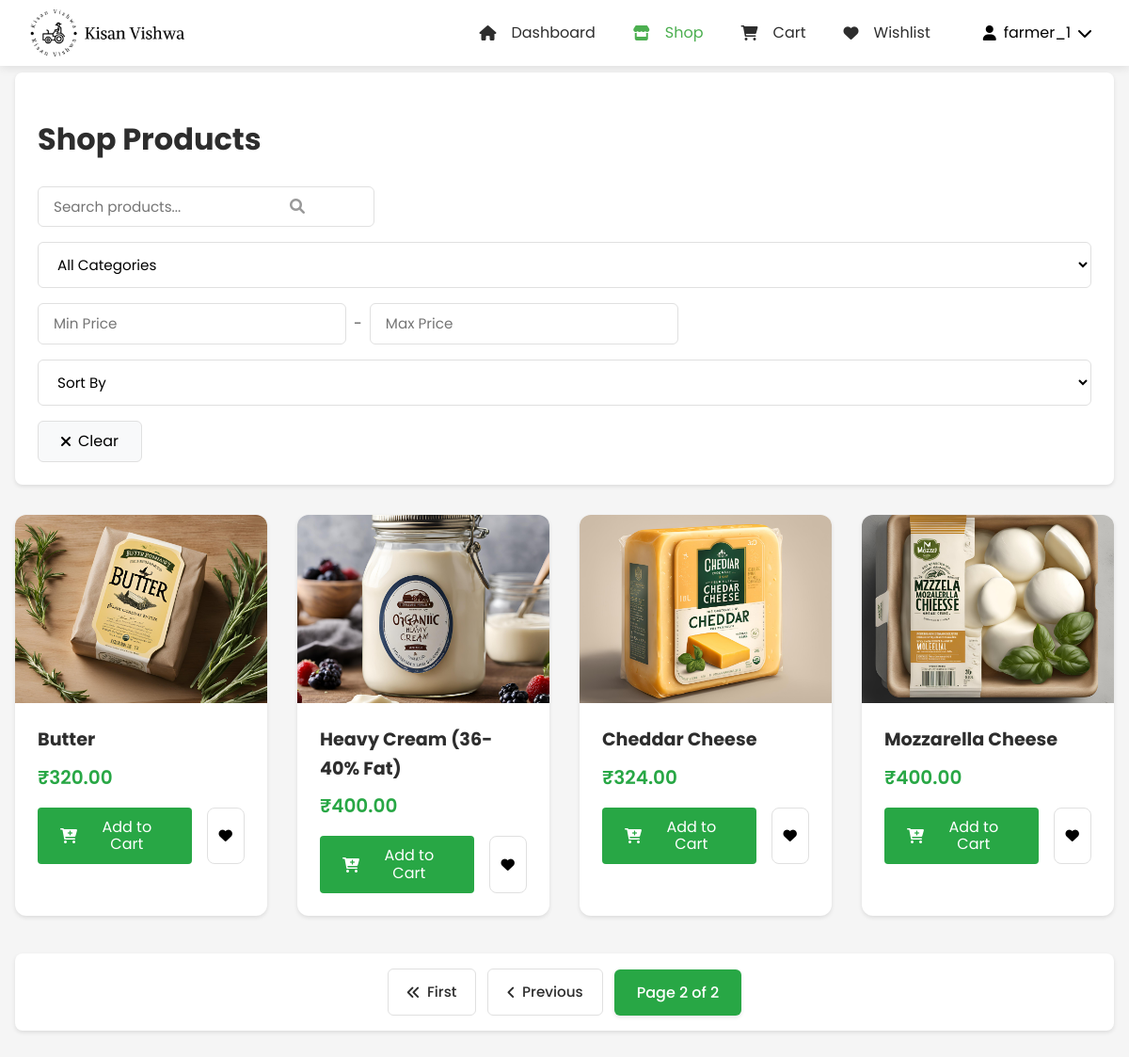
Before: /customer/shop/?page=2 (signed in) with the older database file.
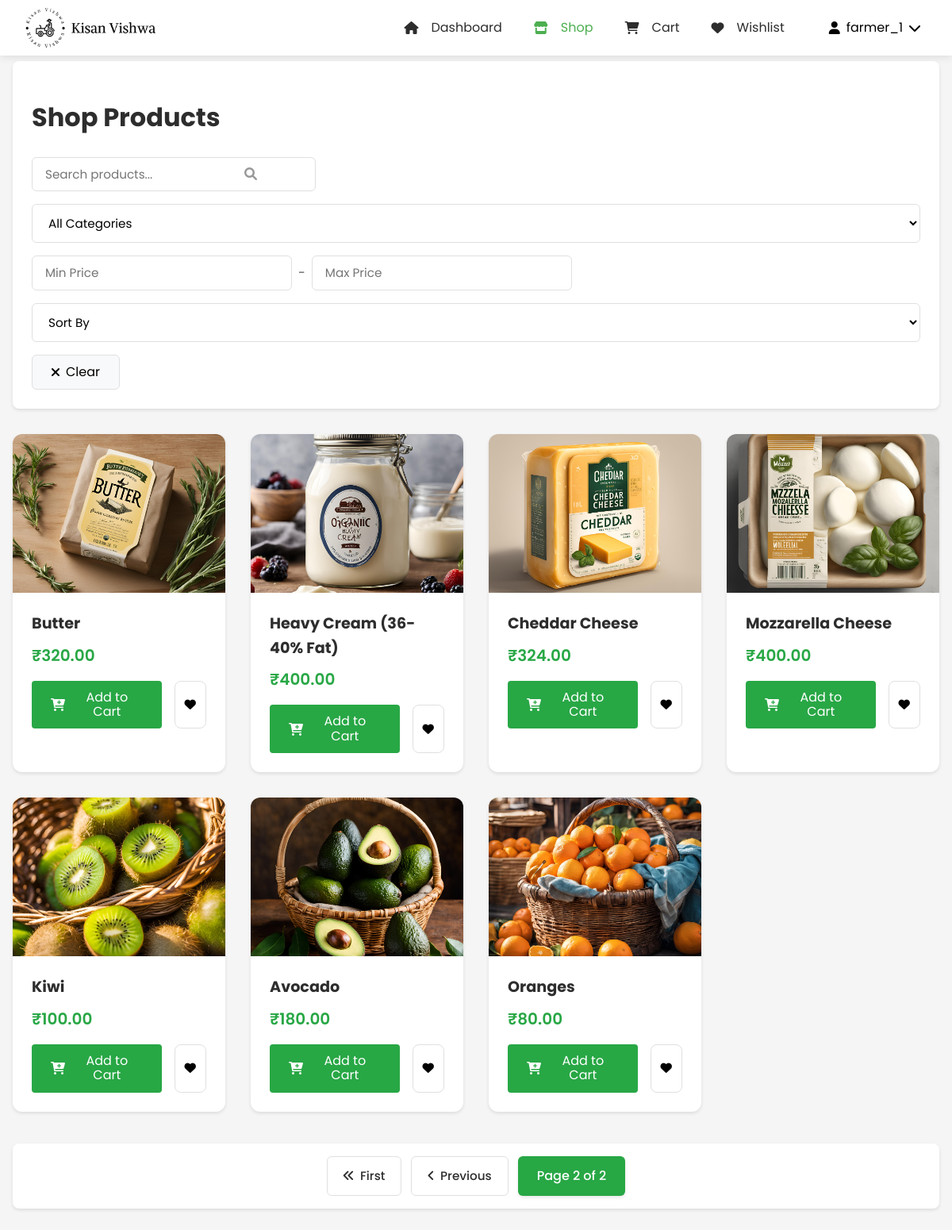
After: the same page with the newer database file.
### product_app/models.py (models this page shows, shortened)
class Product(models.Model):
    CATEGORY_CHOICES = [
        ('vegetables', 'Vegetables'),
        ('fruits', 'Fruits'),
        ('grains', 'Grains'),
        ('dairy', 'Dairy'),
        ('tools', 'Tools & Equipment'),
        ('seeds', 'Seeds & Saplings'),
        ('pesticides', 'Pesticides & Fertilizers'),
        ('organic', 'Organic Products'),
        ('livestock', 'Livestock & Feed'),
        ('other', 'Other')
    ]
    name = models.CharField(max_length=200)
    category = models.CharField(max_length=100, choices=CATEGORY_CHOICES, default='other')
    price = models.DecimalField(max_digits=10, decimal_places=2)
    quantity = models.IntegerField()
    description = models.TextField()
    image = models.ImageField(
        upload_to='products/',
        null=True,
        blank=True
    )
    farmer = models.ForeignKey(User, on_delete=models.CASCADE)
    created_at = models.DateTimeField(auto_now_add=True)
    updated_at = models.DateTimeField(auto_now=True)
    is_featured = models.BooleanField(default=False)
    is_deleted = models.BooleanField(default=False)
    def get_image_url(self):
        if self.image and hasattr(self.image, 'url'):
            return self.image.url
        return static('images/default_product.jpg')

### customer_app/views.py (the view)
# urls.py: path('shop/', views.shop, name='shop'),
@login_required
def shop(request):
    products = Product.objects.filter(is_deleted=False)
    search_query = request.GET.get('search')
    if search_query:
        products = products.filter(
            Q(name__icontains=search_query) |
            Q(description__icontains=search_query) |
            Q(category__icontains=search_query)
        )
    categories = dict(Product.CATEGORY_CHOICES)
    category = request.GET.get('category')
    if category and category != 'all':
        products = products.filter(category=category)
    min_price = request.GET.get('min_price')
    max_price = request.GET.get('max_price')
    if min_price:
        products = products.filter(price__gte=min_price)
    if max_price:
        products = products.filter(price__lte=max_price)
    sort_by = request.GET.get('sort', 'default')
    if sort_by == 'price_low':
        products = products.order_by('price')
    elif sort_by == 'price_high':
        products = products.order_by('-price')
    elif sort_by == 'newest':
        products = products.order_by('-created_at')
    paginator = Paginator(products, 12)  # Show 12 products per page
    page = request.GET.get('page')
    products = paginator.get_page(page)
    wishlist_products = Product.objects.filter(wishlist__user=request.user)
    context = {
        'products': products,
        'categories': categories,
        'current_category': category,
        'current_sort': sort_by,
        'wishlist_products': wishlist_products,
        'min_price': min_price,
        'max_price': max_price
    }
    return render(request, 'customer_app/shop.html', context)

### customer_app/context_processors.py (called while the page is built, shortened)
def wishlist_and_cart_counts(request):
    if request.user.is_authenticated:
        cart_items = CartItem.objects.filter(user=request.user).select_related('product')
        wishlist_items = Wishlist.objects.filter(user=request.user)
        return {
            'cart_items_count': cart_items.count(),
            'cart_total': sum(item.total_price for item in cart_items),
            'wishlist_count': wishlist_items.count(),
            'wishlist_product_ids': set(item.product_id for item in wishlist_items)
        }

def wishlist_status(request):
    if request.user.is_authenticated:
        wishlist_items = Wishlist.objects.filter(user=request.user).select_related('product')
        return {
            'wishlist_product_ids': set(item.product.id for item in wishlist_items),
            'wishlist_products': [item.product for item in wishlist_items]
        }
    return {
        'wishlist_product_ids': set(),
        'wishlist_products': []
    }

def product_categories(request):
    CATEGORY_ICONS = {
        'vegetables': 'fa-carrot',
        'fruits': 'fa-apple-alt',
        'grains': 'fa-wheat',
        'dairy': 'fa-cheese',
        'tools': 'fa-tools',
        'seeds': 'fa-seedling',
        'pesticides': 'fa-spray-can',
        'organic': 'fa-leaf',
        'livestock': 'fa-cow',
        'other': 'fa-box'
    }
    return {
        'PRODUCT_CATEGORIES': Product.CATEGORY_CHOICES,
        'CATEGORY_ICONS': CATEGORY_ICONS
    }

### product_app/templatetags/custom_filters.py (called while the page is built)
@register.filter(name='get_item')
def get_item(dictionary, key):
    return dictionary.get(key, '')

### customer_app/templates/customer_app/shop.html (shortened to what this page needs)
{% load static %}
{% load custom_filters %}
<!DOCTYPE html>
<html lang="en">
<head>
    <link rel="stylesheet" href="https://cdnjs.cloudflare.com/ajax/libs/normalize/8.0.1/normalize.min.css">
    <link rel="stylesheet" href="https://cdnjs.cloudflare.com/ajax/libs/font-awesome/6.0.0/css/all.min.css">
    <link rel="stylesheet" type="text/css" href="{% static 'css/CustomerNavBar.css' %}">
    <link rel="stylesheet" type="text/css" href="{% static 'css/customerdesign.css' %}">
    <link rel="stylesheet" type="text/css" href="{% static 'css/shop.css' %}">
</head>
<body>
    {% include 'NavBar/CustomerNavBar.html' %}
    <main class="shop-container">
        <div class="shop-header">
            <h1>Shop Products</h1>
            <div class="filter-container">
                <div class="shop-search-bar">
                    <i class="fas fa-search search-icon"></i>
                    <input type="text"
                           id="searchInput"
                           placeholder="Search products..."
                           value="{{ search_query|default:'' }}"
                           autocomplete="off">
                </div>
                <select id="categoryFilter" class="filter-select">
                    <option value="">All Categories</option>
                </select>
                <div class="price-range">
                    <input type="number"
                           id="minPrice"
                           placeholder="Min Price"
                           value="{{ min_price|default:'' }}"
                           step="10"
                           min="0"
                           class="price-input">
                    <span>-</span>
                    <input type="number"
                           id="maxPrice"
                           placeholder="Max Price"
                           value="{{ max_price|default:'' }}"
                           step="10"
                           min="0"
                           class="price-input">
                </div>
                <select id="sortFilter" class="filter-select">
                    <option value="default">Sort By</option>
                </select>
                <button id="clearFilters" class="clear-filters-btn">
                    <i class="fas fa-times"></i> Clear
                </button>
            </div>
        </div>
        <div class="products-grid">
            {% for product in products %}
            <div class="product-card" data-product-id="{{ product.id }}">
                <div class="product-image">
                    <img src="{{ product.get_image_url }}" alt="{{ product.name }}" loading="lazy">
                </div>
                <div class="product-details">
                    <h3>{{ product.name }}</h3>
                    <p class="product-price">₹{{ product.price }}</p>
                    <div class="product-actions">
                        <button class="add-to-cart-btn"
                                onclick="addToCart('{{ product.id }}', this)"
                                data-product-id="{{ product.id }}">
                            <i class="fas fa-cart-plus"></i> Add to Cart
                        </button>
                        <button class="add-to-wishlist" onclick="toggleWishlist('{{ product.id }}')" aria-label="Add to wishlist">
                            <i class="fas fa-heart {% if product in wishlist_products %}active{% endif %}"></i>
                        </button>
                    </div>
                </div>
            </div>
            {% endfor %}
        </div>
        <div class="pagination">
            {% if products.has_previous %}
                <a href="?page=1" class="pagination-link">
                    <i class="fas fa-angle-double-left"></i> First
                </a>
                <a href="?page={{ products.previous_page_number }}" class="pagination-link">
                    <i class="fas fa-angle-left"></i> Previous
                </a>
            {% endif %}
            <span class="current-page">
                Page {{ products.number }} of {{ products.paginator.num_pages }}
            </span>
        </div>
    </main>
</body>
</html>

### templates/NavBar/CustomerNavBar.html (shortened to what this page needs)
{% load static %}
<header class="site-header">
    <div class="header-container">
        <div class="brand">
            <a href="{% url 'customer_dashboard' %}" class="logo">
                <img src="{% static 'images/kisan_vishwa_logo.png' %}" alt="Kisan Vishwa Logo">
            </a>
        </div>
        <nav class="main-nav">
            <ul class="nav-list">
                <li>
                    <a href="{% url 'customer_dashboard' %}" class="nav-item {% if request.resolver_match.url_name == 'customer_dashboard' %}active{% endif %}">
                        <i class="fas fa-home"></i>
                        <span>Dashboard</span>
                    </a>
                </li>
                <li>
                    <a href="{% url 'shop' %}" class="nav-item {% if request.resolver_match.url_name == 'shop' %}active{% endif %}">
                        <i class="fas fa-store"></i>
                        <span>Shop</span>
                    </a>
                </li>
                <li>
                    <a href="{% url 'customer_cart' %}" class="nav-item {% if request.resolver_match.url_name == 'customer_cart' %}active{% endif %}">
                        <i class="fas fa-shopping-cart"></i>
                        <span>Cart</span>
                    </a>
                </li>
                <li>
                    <a href="{% url 'customer_wishlist' %}" class="nav-item {% if request.resolver_match.url_name == 'customer_wishlist' %}active{% endif %}">
                        <i class="fas fa-heart"></i>
                        <span>Wishlist</span>
                    </a>
                </li>
            </ul>
            <div class="user-menu">
                <button class="user-menu-toggle">
                    <div class="user-info">
                        {% if user.customer_profile.profile_picture %}
                            <img src="{{ user.customer_profile.profile_picture.url }}" alt="" class="user-avatar">
                        {% else %}
                            <i class="fas fa-user"></i>
                        {% endif %}
                        <span>{{ user.username }}</span>
                        <i class="fas fa-chevron-down"></i>
                    </div>
                </button>
            </div>
        </nav>
    </div>
</header>

### static/css/CustomerNavBar.css (style rules this page uses)
:root { --warm-beige: #FAF7F2; --dark-beige: #E5E0D8; --dark-gray: #333333; --white: #ffffff; --forest-green: #28A745; --dark-green: #218838; --light-gray: #f9f9f9; --text-gray: #4A4A4A; --text-primary: #2D2D2D; --text-secondary: #555; --border-color: #e0e0e0; --shadow-color: rgba(0, 0, 0, 0.1); }
.site-header { background-color: var(--white); box-shadow: 0 2px 10px var(--shadow-color); position: fixed; width: 100%; top: 0; left: 0; z-index: 1000; height: 70px; display: flex; align-items: center; }
.header-container { max-width: 1200px; width: 100%; margin: 0 auto; padding: 0 2rem; display: flex; justify-content: flex-start; align-items: center; height: 100%; gap: 2rem; }
.brand { display: flex; align-items: center; flex-shrink: 0; }
.logo { display: flex; align-items: center; text-decoration: none; color: var(--text-primary); padding-left: 0; }
.logo img { height: 50px; width: auto; margin-right: 12px; }
.main-nav { display: flex; align-items: center; margin-left: auto; gap: 1rem; }
.nav-list { display: flex; list-style: none; margin: 0; padding: 0; align-items: center; gap: 0.5rem; }
.nav-item { position: relative; display: flex; align-items: center; padding: 0.75rem 1rem; color: var(--text-primary); text-decoration: none; transition: color 0.3s; height: 100%; gap: 8px; }
.nav-item i { margin-right: 8px; }
.nav-item.active { color: #4CAF50; }
.user-menu { position: relative; margin-left: 1rem; height: 100%; display: flex; align-items: center; }
.user-menu-toggle { background: none; border: none; padding: 0.5rem; cursor: pointer; display: flex; align-items: center; }
.user-info { display: flex; align-items: center; gap: 8px; }
body { padding-top: 45px !important; margin: 0; font-family: 'Poppins', sans-serif; }
@media (min-width: 1200px) { .header-container { padding: 0 2rem; } }

### static/css/customerdesign.css (style rules this page uses)
:root { --primary-color: #28a745; --secondary-color: #218838; --background-color: #FAF7F2; --text-primary: #2D2D2D; --text-secondary: #4A4A4A; --text-body: #555555; --white: #ffffff; --border-color: #e0e0e0; --shadow-sm: 0 2px 4px rgba(0, 0, 0, 0.1); --shadow-md: 0 4px 6px rgba(0, 0, 0, 0.1); --shadow-lg: 0 8px 16px rgba(0, 0, 0, 0.15); }
body { font-family: 'Poppins', sans-serif; margin: 0; padding: 0; background-color: var(--background-color); color: var(--text-body); line-height: 1.6; }
img { max-width: 100%; height: auto; }

### customer_app/templates/customer_app/shop.html (style rules this page uses)
body { padding-top: 40px; background-color: #f5f5f5; }

Changed rows visible on the page:
added Product: get_image_url (picture), name "Kiwi", price "100.00"
added Product: get_image_url (picture), name "Avocado", price "180.00"
added Product: get_image_url (picture), name "Oranges", price "80.00"
